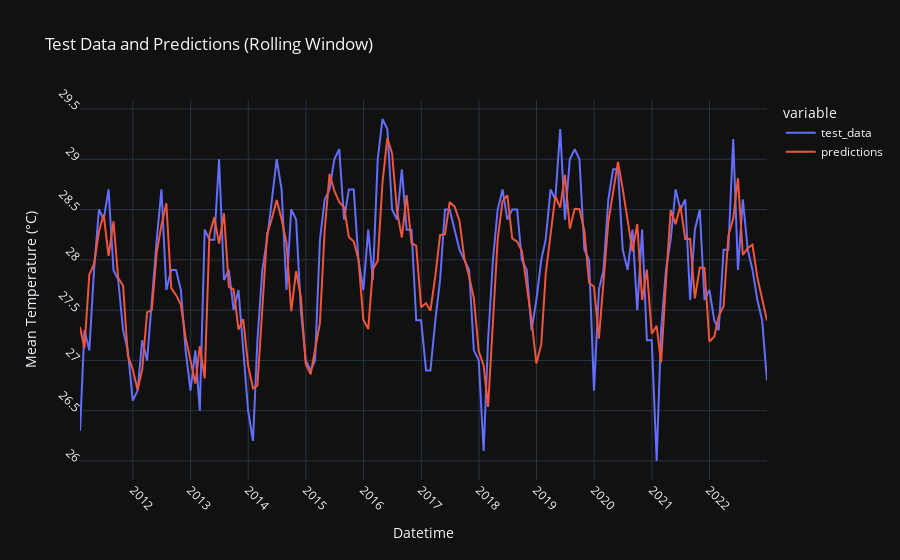

Notebook source saved alongside this figure:
### Markdown cell above
##### Although there is volatility in residual data, there is less pattern compared to just training on the test data in one shot (as shown above), means predictions will be closer and model is better.

### Code cell
plot_data_rolling = pd.DataFrame({'datetime': test_data.index, 'test_data': test_data.values, 'predictions': predictions_rolling})
# print(plot_data)
fig_pred_test_rolling = px.line(plot_data_rolling, x='datetime', y=['test_data', 'predictions'], labels={'datetime': 'Datetime', 'value': 'Mean Temperature (°C)'}, title='Test Data and Predictions (Rolling Window)')
fig_pred_test_rolling.update_xaxes(dtick='M12', tickangle=45)
fig_pred_test_rolling.update_yaxes(dtick=0.5, tickangle=45)
fig_pred_test_rolling.update_traces(hovertemplate='Datetime: %{x}<br>Mean Temperature: %{y}°C')
fig_pred_test_rolling.show()

print(f"Mean Absolute Percent Error: {round(np.mean(abs(residuals_rolling/test_data)), 4)}")
print(f"Root Mean Squared Error: {np.sqrt(np.mean(residuals_rolling**2))}")

### Figure 1 — Plotly figure (JSON) as saved in the notebook; plotly's stock layout.template omitted (floating-point values rounded to 4 significant figures; data arrays with more than 128 entries replaced by an {"elided": "..."} marker saying what was removed)
{"data": [{"hovertemplate": "Datetime: %{x}<br>Mean Temperature: %{y}°C", "legendgroup": "test_data", "line": {"color": "#636efa", "dash": "solid"}, "marker": {"symbol": "circle"}, "mode": "lines", "name": "test_data", "orientation": "v", "showlegend": true, "type": "scatter", "x": {"elided": "144 str values"}, "xaxis": "x", "y": {"elided": "144 float values"}, "yaxis": "y"}, {"hovertemplate": "Datetime: %{x}<br>Mean Temperature: %{y}°C", "legendgroup": "predictions", "line": {"color": "#EF553B", "dash": "solid"}, "marker": {"symbol": "circle"}, "mode": "lines", "name": "predictions", "orientation": "v", "showlegend": true, "type": "scatter", "x": {"elided": "144 str values"}, "xaxis": "x", "y": {"elided": "144 float values"}, "yaxis": "y"}], "layout": {"legend": {"title": {"text": "variable"}, "tracegroupgap": 0}, "title": {"text": "Test Data and Predictions (Rolling Window)"}, "xaxis": {"anchor": "y", "domain": [0, 1], "dtick": "M12", "tickangle": 45, "title": {"text": "Datetime"}}, "yaxis": {"anchor": "x", "domain": [0, 1], "dtick": 0.5, "tickangle": 45, "title": {"text": "Mean Temperature (°C)"}}}}
